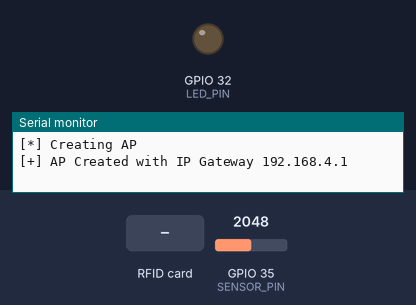
Bench run of a sketch on a simulated ESP32. Parts: output pins drawn as LEDs (lit = HIGH), the last lines printed to the serial monitor. The test bench sets the inputs (shaded band); at power-on: GPIO 35 (SENSOR_PIN) = 2048. Uploads are accepted with an empty reply.

Above: at 1.2 s.
1.3 s: RFID card 5E 7A 19 C4 held to the reader
At 13.1 s:
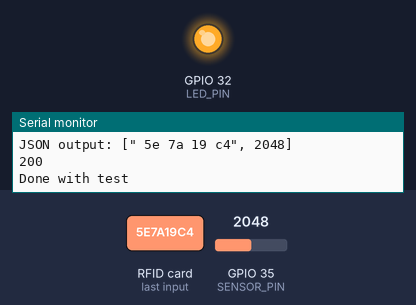
Timing chart, 0 to 13.6 s (numbered marks = the images above; inputs shaded):
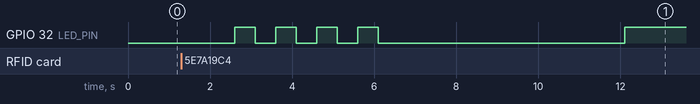

The sketch:

lan_all_working.ino
```cpp
#include <SPI.h>
#include <MFRC522.h>
#include <WiFi.h>
#include <HTTPClient.h>
#include <ArduinoJson.h>


#define SS_PIN 5
#define RST_PIN 22
#define SENSOR_PIN 35
#define LED_PIN 32

const char* ssid = "esp_2";
const char* password = "tennisrules";
const char* host = "192.168.4.2";
const int port = 5000;


MFRC522 rfid(SS_PIN, RST_PIN); // create an instance of the MFRC522 object

int sensorValue = 0; // variable to store the sensor value
unsigned long startTime = 0; // variable to store the start time
unsigned long elapsedTime = 0; // variable to store the elapsed time
unsigned long maxValue = 0; // variable to store the maximum sensor value
int sum = 0;
int middle4Sum = 0;
int middle4Count = 0;

unsigned long previousMillis = 0;  // variable to store last time "I'm Alive" message was sent
const long interval = 10000;


void setup() {
  Serial.begin(9600); // initialize serial communication
  SPI.begin(); // initialize SPI communication

   Serial.println("\n[*] Creating AP");
    WiFi.mode(WIFI_AP);
    WiFi.softAP(ssid, password);
    Serial.print("[+] AP Created with IP Gateway ");
    Serial.println(WiFi.softAPIP());
  rfid.PCD_Init(); // initialize the RC522
  pinMode(LED_PIN, OUTPUT);

}

void loop() {
    digitalWrite(LED_PIN, LOW);
    if (millis() - previousMillis >= interval) {
    // send the "I'm Alive" message
     WiFiClient client;
    HTTPClient http;
    http.begin(client, host, port, "/alive"); // specify the server and endpoint
    int httpResponseCode = http.GET(); // send the request
    if (httpResponseCode == 200) {
      Serial.println("Sent 'I'm Alive' message to server");
    } else {
      Serial.println("Failed to send 'I'm Alive' message to server");      // ...
    }
    http.end();
    previousMillis = millis();  // update previousMillis with current time
  }
  // look for new RFID cards

  elapsedTime=0;
  startTime=0;
  middle4Sum=0;
  middle4Count=0;
  sensorValue=0;
  if (rfid.PICC_IsNewCardPresent() && rfid.PICC_ReadCardSerial()) {
    // print the UID of the card
    Serial.print("UID tag :");
    String rfidContent = "";
    byte letter;
    for (byte i = 0; i < rfid.uid.size; i++) {
      Serial.print(rfid.uid.uidByte[i] < 0x10 ? " 0" : " ");
      Serial.print(rfid.uid.uidByte[i], HEX);
      rfidContent.concat(String(rfid.uid.uidByte[i] < 0x10 ? " 0" : " "));
      rfidContent.concat(String(rfid.uid.uidByte[i], HEX));
    }
    Serial.println();
    Serial.println("Starting test");
     for (int i = 0; i < 4; i++) {
        digitalWrite(LED_PIN, LOW);
        delay(500);
        digitalWrite(LED_PIN, HIGH);
        delay(500);
    }
    digitalWrite(LED_PIN, LOW);


    // Record the output of the MQ-3 breathalyzer for a period of 6 seconds
    unsigned long startTime = millis(); // store the start time
    while (millis() - startTime < 6000) {
        sensorValue = analogRead(SENSOR_PIN); // read the sensor value
        sum += sensorValue; // add sensor data to sum
        if (millis() - startTime >= 1000 && millis() - startTime < 5000) { // record the middle 4 seconds
            middle4Sum += sensorValue; // add sensor data to middle 4 sum
            middle4Count++; // increment middle 4 count
        }
    }
    Serial.println();
    // Calculate the average of the middle 4 seconds
    int average = middle4Sum / middle4Count;
    if (average<150){ average = average/3; }
    // Print the calculated average
    Serial.print("Average: ");
    Serial.println(average);

    digitalWrite(LED_PIN, HIGH);
    Serial.println();
    Serial.print("JSON output: [\"");
    Serial.print(rfidContent);
    Serial.print("\", ");
    Serial.print(average);
    Serial.println("]");

    DynamicJsonDocument doc(1024);
    doc["rfid"] = rfidContent;
    doc["breathalyzer"] = average;
    String jsonData;
    serializeJson(doc, jsonData);


    WiFiClient client;
    HTTPClient http;
    http.begin(client, host, port, "/data"); // specify the server and endpoint
    http.addHeader("Content-Type", "application/json"); // set the content type
    int httpResponseCode = http.POST(jsonData); // send the request
     if (httpResponseCode > 0) {
        String response = http.getString();
        Serial.println(httpResponseCode);
        Serial.println(response);
      } else {
        Serial.print("Error on sending POST: ");
        Serial.println(httpResponseCode);
      }
      http.end();

    Serial.println("Done with test");

    for (int i = 0; i < 15; i++) {
      delay(1000);

    }
  }

     rfid.PICC_HaltA();
     rfid.PCD_StopCrypto1();

  delay(1000); // wait for 1 second before reading the sensor again
}
```

Measured:
- after the input at 1.3 s, GPIO 32 (LED_PIN): goes 3 × (HIGH 0.50 s, LOW 0.50 s), HIGH 0.50 s, LOW 6.0 s, then HIGH, starting after 1.3 s
